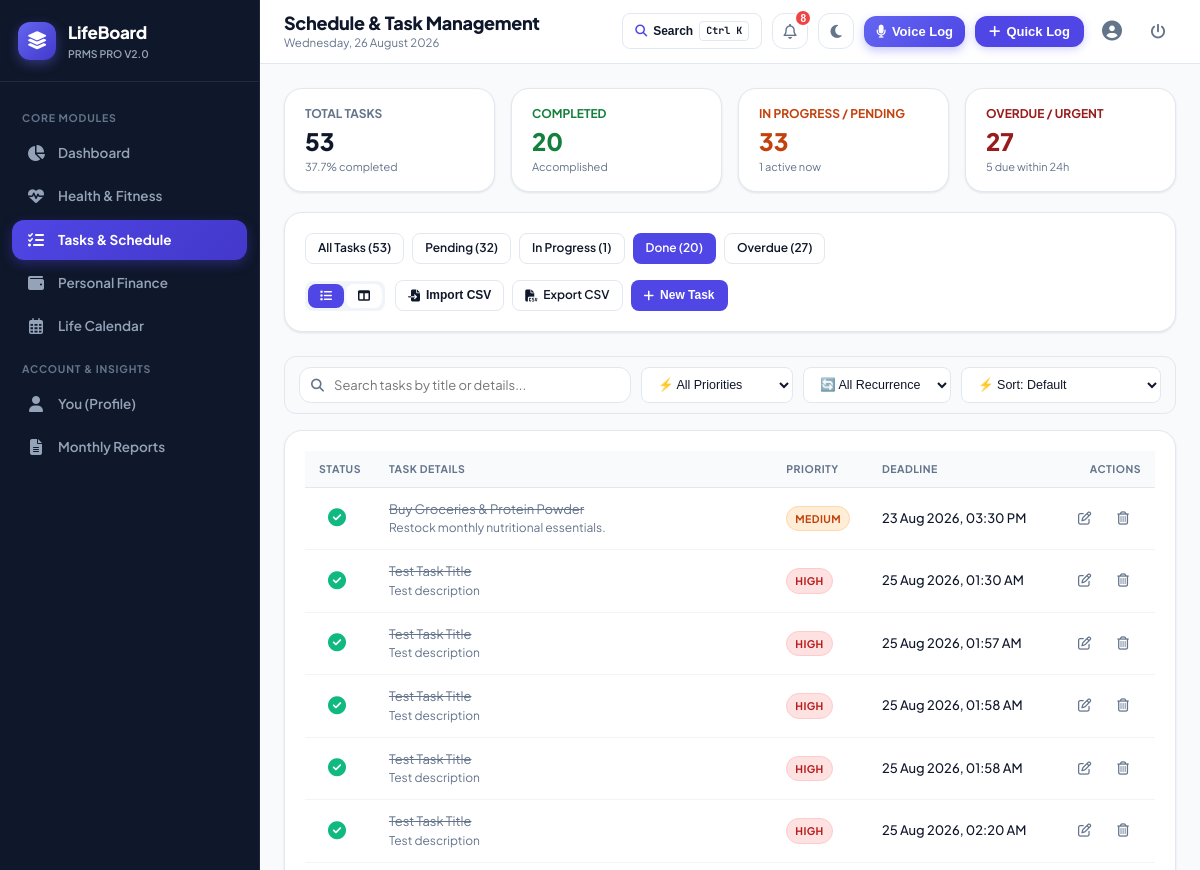
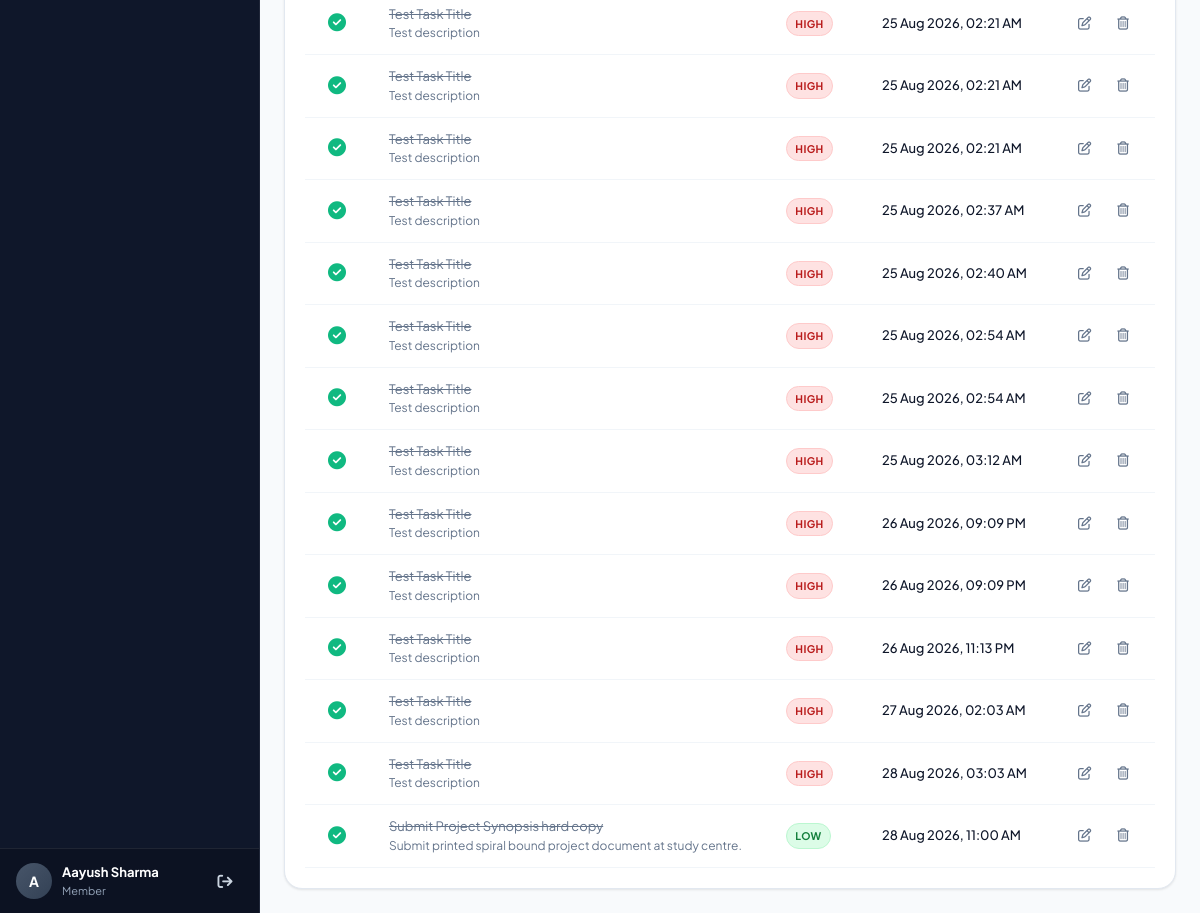
Before: /tasks?status=done&view=list (signed in) with the older database file (2 pictures, top to bottom).
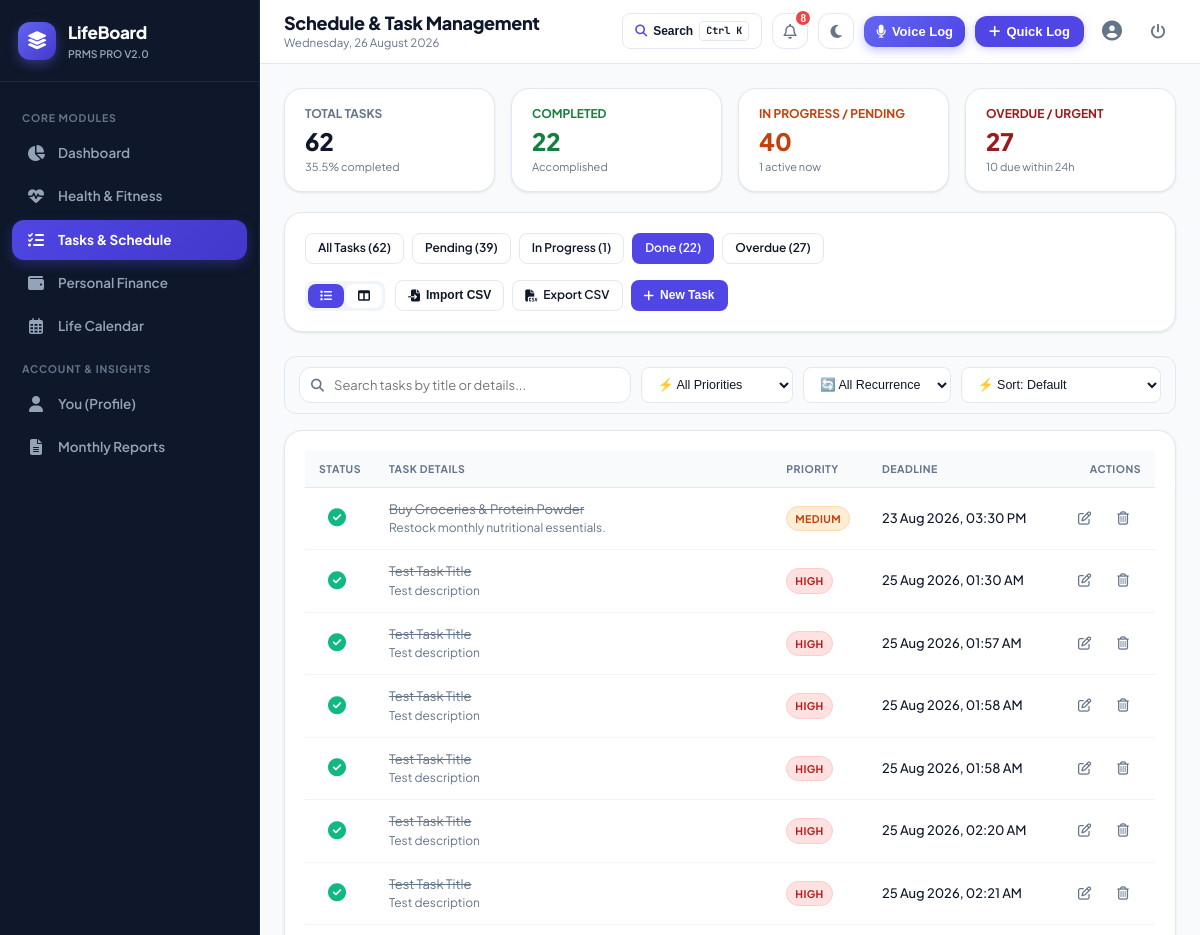
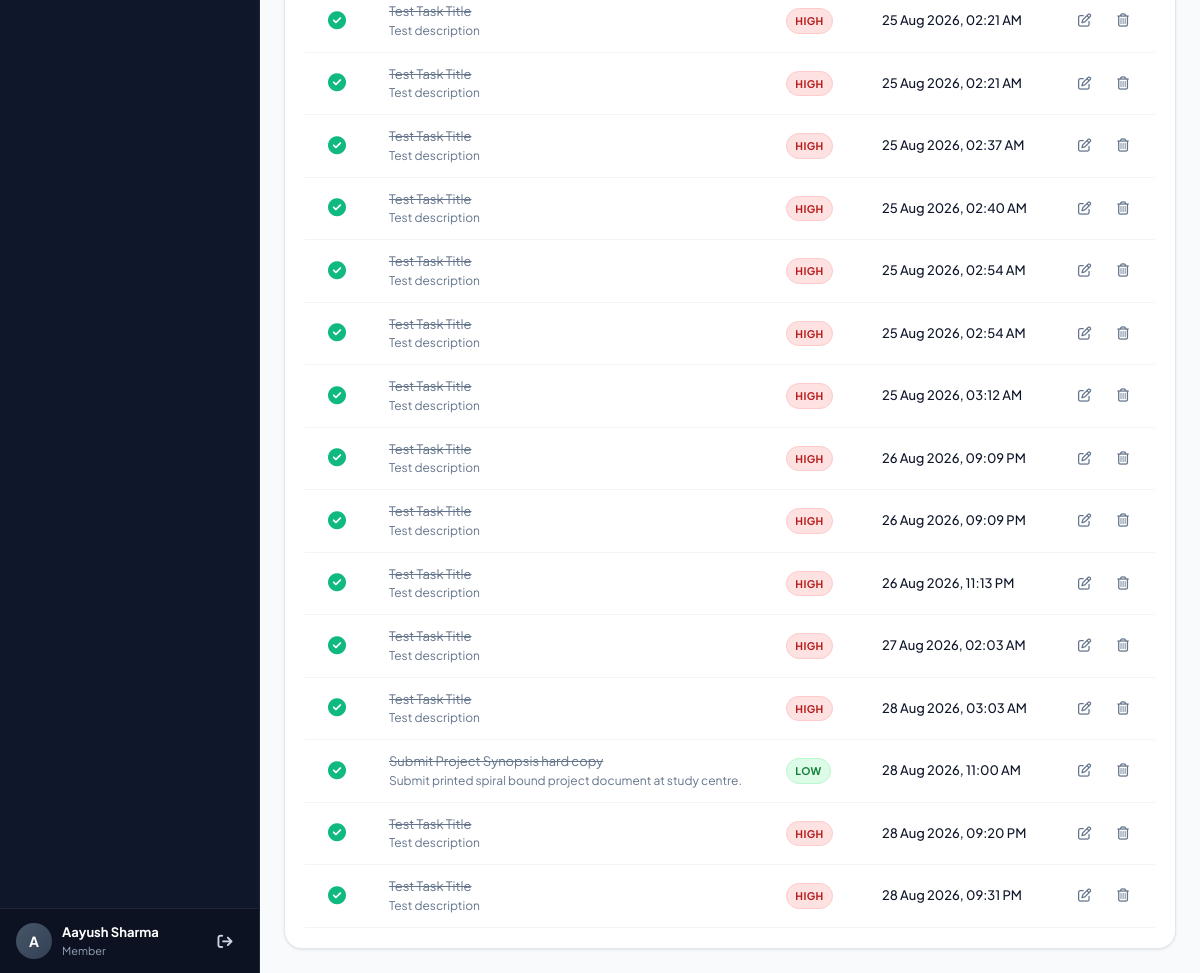
After: the same page with the newer database file (2 pictures, top to bottom).
### tables this page shows
CREATE TABLE tasks (
        task_id INTEGER PRIMARY KEY AUTOINCREMENT,
        user_id INTEGER NOT NULL,
        title VARCHAR(100) NOT NULL,
        description TEXT,
        priority VARCHAR(10) NOT NULL CHECK (priority IN ('high', 'medium', 'low')),
        status VARCHAR(15) DEFAULT 'pending' CHECK (status IN ('pending', 'in_progress', 'done')),
        deadline DATETIME NOT NULL,
        completed_at DATETIME,
        created_at DATETIME DEFAULT CURRENT_TIMESTAMP, recurring VARCHAR(20) DEFAULT 'none',
        FOREIGN KEY (user_id) REFERENCES users(user_id) ON DELETE CASCADE
    );

### app.py (the view)
@app.route('/tasks')
@login_required
def tasks():
    user_id = session['user_id']
    filter_status = request.args.get('status', 'all').lower()
    view_mode = request.args.get('view', 'list') # 'list' or 'board'
    task_list = models.get_user_tasks(user_id, filter_status=filter_status)
    task_summary = models.get_task_summary(user_id)
    pending_tasks = [t for t in task_list if t['status'] == 'pending']
    in_progress_tasks = [t for t in task_list if t['status'] == 'in_progress']
    done_tasks = [t for t in task_list if t['status'] == 'done']
    return render_template('tasks/index.html',
                           tasks=task_list,
                           summary=task_summary,
                           current_filter=filter_status,
                           view_mode=view_mode,
                           pending_tasks=pending_tasks,
                           in_progress_tasks=in_progress_tasks,
                           done_tasks=done_tasks)

### app.py (called while the page is built)
def login_required(f):
    @wraps(f)
    def decorated_function(*args, **kwargs):
        if 'user_id' not in session:
            flash('Please log in to access this page.', 'warning')
            return redirect(url_for('login', next=request.path))
        return f(*args, **kwargs)
    return decorated_function

@app.after_request
def add_security_headers(response):
    response.headers['Cache-Control'] = 'no-cache, no-store, must-revalidate, max-age=0'
    response.headers['Pragma'] = 'no-cache'
    response.headers['Expires'] = '0'
    return response

@app.context_processor
def inject_global_variables():
    current_user = None
    notifications = []
    if 'user_id' in session:
        current_user = models.get_user_by_id(session['user_id'])
        notifications = models.get_user_notifications(session['user_id'])
    return {
        'current_user': current_user,
        'notifications': notifications,
        'unread_notifications_count': len(notifications),
        'today_date': date.today().strftime('%A, %d %B %Y'),
        'current_year': date.today().year,
        'current_month': date.today().month,
        'now': datetime.now()
    }

### templates/tasks/index.html (shortened to what the changed rows need)
{% extends "base.html" %}
{% block page_title %}Schedule & Task Management{% endblock %}
{% block content %}
<div class="grid-4">
  <div class="card" style="padding: 16px 20px;">
    <div style="font-size: 12px; font-weight: 700; color: var(--text-muted); text-transform: uppercase;">Total Tasks</div>
    <div style="font-size: 24px; font-weight: 800; color: var(--text-main);">{{ summary.total }}</div>
    <div style="font-size: 11px; color: var(--text-muted);">{{ summary.completion_rate }}% completed</div>
  </div>
  <div class="card" style="padding: 16px 20px;">
    <div style="font-size: 12px; font-weight: 700; color: #15803d; text-transform: uppercase;">Completed</div>
    <div style="font-size: 24px; font-weight: 800; color: #15803d;">{{ summary.done }}</div>
    <div style="font-size: 11px; color: var(--text-muted);">Accomplished</div>
  </div>
  <div class="card" style="padding: 16px 20px;">
    <div style="font-size: 12px; font-weight: 700; color: #c2410c; text-transform: uppercase;">In Progress / Pending</div>
    <div style="font-size: 24px; font-weight: 800; color: #c2410c;">{{ summary.pending + summary.in_progress }}</div>
    <div style="font-size: 11px; color: var(--text-muted);">{{ summary.in_progress }} active now</div>
  </div>
  <div class="card" style="padding: 16px 20px;">
    <div style="font-size: 12px; font-weight: 700; color: #991b1b; text-transform: uppercase;">Overdue / Urgent</div>
    <div style="font-size: 24px; font-weight: 800; color: #991b1b;">{{ summary.overdue }}</div>
    <div style="font-size: 11px; color: var(--text-muted);">{{ summary.due_soon }} due within 24h</div>
  </div>
</div>
<div class="card" style="margin-bottom: 24px;">
  <div style="display: flex; justify-content: space-between; align-items: center; flex-wrap: wrap; gap: 16px;">
    <div style="display: flex; gap: 8px; flex-wrap: wrap;">
      <a href="{{ url_for('tasks', status='all', view=view_mode) }}" class="btn btn-sm {% if current_filter == 'all' %}btn-primary{% else %}btn-secondary{% endif %}">
        All Tasks ({{ summary.total }})
      </a>
      <a href="{{ url_for('tasks', status='pending', view=view_mode) }}" class="btn btn-sm {% if current_filter == 'pending' %}btn-primary{% else %}btn-secondary{% endif %}">
        Pending ({{ summary.pending }})
      </a>
      <a href="{{ url_for('tasks', status='in_progress', view=view_mode) }}" class="btn btn-sm {% if current_filter == 'in_progress' %}btn-primary{% else %}btn-secondary{% endif %}">
        In Progress ({{ summary.in_progress }})
      </a>
      <a href="{{ url_for('tasks', status='done', view=view_mode) }}" class="btn btn-sm {% if current_filter == 'done' %}btn-primary{% else %}btn-secondary{% endif %}">
        Done ({{ summary.done }})
      </a>
      <a href="{{ url_for('tasks', status='overdue', view=view_mode) }}" class="btn btn-sm {% if current_filter == 'overdue' %}btn-danger{% else %}btn-secondary{% endif %}">
        Overdue ({{ summary.overdue }})
      </a>
    </div>
  </div>
</div>
{% if view_mode == 'board' %}
<div class="kanban-grid">
  <div class="kanban-col">
    <div class="kanban-header">
      <span><i class="fa-regular fa-circle" style="color: #64748b; margin-right: 6px;"></i>Pending</span>
      <span class="badge badge-secondary">{{ pending_tasks | length }}</span>
    </div>
    {% for task in pending_tasks %}
    <div class="kanban-card" data-title="{{ task.title | escape }}" data-priority="{{ task.priority }}" data-recurring="{{ task.recurring or 'none' }}" data-date="{{ task.deadline }}">
      <div style="display: flex; justify-content: space-between; align-items: flex-start; margin-bottom: 6px;">
        <div style="display: flex; gap: 4px; flex-wrap: wrap;">
          <span class="badge badge-priority-{{ task.priority }}">{{ task.priority }}</span>
          {% if task.recurring and task.recurring != 'none' %}
            <span class="badge badge-secondary" style="font-size: 10.5px;" title="Repeats {{ task.recurring|title }}"><i class="fa-solid fa-repeat"></i> {{ task.recurring|title }}</span>
          {% endif %}
        </div>
        {% if task.is_overdue %}
          <span class="badge badge-overdue">OVERDUE</span>
        {% elif task.is_due_soon %}
          <span class="badge badge-due-soon">Due Soon</span>
        {% endif %}
      </div>
      <h4 style="font-size: 14px; margin-bottom: 6px;">{{ task.title }}</h4>
      {% if task.description %}
      <p style="font-size: 12px; color: var(--text-muted); margin-bottom: 10px;">{{ task.description }}</p>
      {% endif %}
      <div style="font-size: 11px; color: var(--text-muted); margin-bottom: 10px;">
        <i class="fa-regular fa-clock"></i> {{ task.deadline_dt.strftime('%d %b, %I:%M %p') }}
      </div>
      <div style="display: flex; gap: 6px; border-top: 1px solid var(--border-light); padding-top: 8px;">
        <form action="{{ url_for('update_task_status_route', task_id=task.task_id) }}" method="POST" style="margin: 0;">
          <input type="hidden" name="status" value="in_progress">
          <button type="submit" class="btn btn-secondary btn-sm" style="font-size: 11px;">Start</button>
        </form>
        <form action="{{ url_for('update_task_status_route', task_id=task.task_id) }}" method="POST" style="margin: 0;">
          <input type="hidden" name="status" value="done">
          <button type="submit" class="btn btn-secondary btn-sm" style="font-size: 11px;"><i class="fa-solid fa-check"></i> Done</button>
        </form>
      </div>
    </div>
    {% endfor %}
  </div>
  <div class="kanban-col">
    <div class="kanban-header">
      <span><i class="fa-solid fa-spinner" style="color: #ea580c; margin-right: 6px;"></i>In Progress</span>
      <span class="badge badge-secondary">{{ in_progress_tasks | length }}</span>
    </div>
    {% for task in in_progress_tasks %}
    <div class="kanban-card" style="border-left: 3px solid #ea580c;" data-title="{{ task.title | escape }}" data-priority="{{ task.priority }}" data-recurring="{{ task.recurring or 'none' }}" data-date="{{ task.deadline }}">
      <div style="display: flex; justify-content: space-between; align-items: flex-start; margin-bottom: 6px;">
        <div style="display: flex; gap: 4px; flex-wrap: wrap;">
          <span class="badge badge-priority-{{ task.priority }}">{{ task.priority }}</span>
          {% if task.recurring and task.recurring != 'none' %}
            <span class="badge badge-secondary" style="font-size: 10.5px;" title="Repeats {{ task.recurring|title }}"><i class="fa-solid fa-repeat"></i> {{ task.recurring|title }}</span>
          {% endif %}
        </div>
        {% if task.is_overdue %}
          <span class="badge badge-overdue">OVERDUE</span>
        {% elif task.is_due_soon %}
          <span class="badge badge-due-soon">Due Soon</span>
        {% endif %}
      </div>
      <h4 style="font-size: 14px; margin-bottom: 6px;">{{ task.title }}</h4>
      {% if task.description %}
      <p style="font-size: 12px; color: var(--text-muted); margin-bottom: 10px;">{{ task.description }}</p>
      {% endif %}
      <div style="font-size: 11px; color: var(--text-muted); margin-bottom: 10px;">
        <i class="fa-regular fa-clock"></i> {{ task.deadline_dt.strftime('%d %b, %I:%M %p') }}
      </div>
      <div style="display: flex; gap: 6px; border-top: 1px solid var(--border-light); padding-top: 8px;">
        <form action="{{ url_for('update_task_status_route', task_id=task.task_id) }}" method="POST" style="margin: 0;">
          <input type="hidden" name="status" value="done">
          <button type="submit" class="btn btn-primary btn-sm" style="font-size: 11px;"><i class="fa-solid fa-check"></i> Complete</button>
        </form>
      </div>
    </div>
    {% endfor %}
  </div>
  <div class="kanban-col">
    <div class="kanban-header">
      <span><i class="fa-solid fa-circle-check" style="color: var(--success); margin-right: 6px;"></i>Completed</span>
      <span class="badge badge-secondary">{{ done_tasks | length }}</span>
    </div>
    {% for task in done_tasks %}
    <div class="kanban-card" style="opacity: 0.75;" data-title="{{ task.title | escape }}" data-priority="{{ task.priority }}" data-recurring="{{ task.recurring or 'none' }}" data-date="{{ task.deadline }}">
      <div style="display: flex; justify-content: space-between; align-items: flex-start; margin-bottom: 6px;">
        <h4 style="font-size: 14px; text-decoration: line-through; margin-bottom: 6px;">{{ task.title }}</h4>
        {% if task.recurring and task.recurring != 'none' %}
          <span class="badge badge-secondary" style="font-size: 10px;" title="Repeats {{ task.recurring|title }}"><i class="fa-solid fa-repeat"></i> {{ task.recurring|title }}</span>
        {% endif %}
      </div>
      <div style="font-size: 11px; color: var(--text-muted);">
        Completed on {{ task.completed_at or 'Recently' }}
      </div>
    </div>
    {% endfor %}
  </div>
</div>
{% else %}
<div class="card">
  {% if tasks %}
  <div class="table-responsive desktop-only-table">
    <table class="table-custom">
      <thead>
        <tr>
          <th style="width: 40px;">Status</th>
          <th>Task Details</th>
          <th>Priority</th>
          <th>Deadline</th>
          <th style="text-align: right;">Actions</th>
        </tr>
      </thead>
      <tbody id="taskTableBody">
        {% for t in tasks %}
        <tr class="{% if t.status == 'done' %}task-item status-done{% endif %}" data-title="{{ t.title | escape }}" data-priority="{{ t.priority }}" data-recurring="{{ t.recurring or 'none' }}" data-date="{{ t.deadline }}">
          <td>
            <form action="{{ url_for('update_task_status_route', task_id=t.task_id) }}" method="POST" style="margin: 0;">
              {% if t.status == 'done' %}
                <button type="submit" class="btn-icon" title="Mark as Pending" style="color: var(--success);">
                  <i class="fa-solid fa-circle-check" style="font-size: 18px;"></i>
                </button>
              {% else %}
                <input type="hidden" name="status" value="done">
                <button type="submit" class="btn-icon" title="Mark as Done" onclick="triggerConfetti()">
                  <i class="fa-regular fa-circle" style="font-size: 18px;"></i>
                </button>
              {% endif %}
            </form>
          </td>
          <td>
            <div class="task-title" style="{% if t.status == 'done' %}text-decoration: line-through; color: var(--text-muted);{% endif %}">
              {{ t.title }}
            </div>
            {% if t.description %}
            <div style="font-size: 12px; color: var(--text-muted);">{{ t.description }}</div>
            {% endif %}
          </td>
          <td>
            <div style="display: flex; gap: 4px; flex-wrap: wrap;">
              <span class="badge badge-priority-{{ t.priority }}">{{ t.priority }}</span>
            </div>
          </td>
          <td>
            <div style="font-size: 13px; font-weight: 500; white-space: nowrap;">
              {{ t.deadline_dt.strftime('%d %b %Y, %I:%M %p') }}
            </div>
          </td>
          <td style="text-align: right; white-space: nowrap;">
            <button type="button" class="btn-icon" title="Edit Task" onclick="openEditTaskModal({{ t.task_id }}, '{{ t.title | escape }}', '{{ (t.description or '') | escape }}', '{{ t.priority }}', '{{ t.deadline }}', '{{ t.recurring }}')">
              <i class="fa-regular fa-pen-to-square"></i>
            </button>
            <form action="{{ url_for('delete_task_route', task_id=t.task_id) }}" method="POST" style="display: inline;" data-confirm="Are you sure you want to delete this task?">
              <button type="submit" class="btn-icon danger" title="Delete Task">
                <i class="fa-regular fa-trash-can"></i>
              </button>
            </form>
          </td>
        </tr>
        {% endfor %}
      </tbody>
    </table>
  </div>
  {% endif %}
</div>
{% endif %}
{% endblock %}

Changed rows visible on the page:
added tasks: status "done" (drawn), title "Test Task Title", description "Test description", priority "HIGH", deadline_dt "28 Aug 2026, 09:20 PM"
added tasks: status "done" (drawn), title "Test Task Title", description "Test description", priority "HIGH", deadline_dt "28 Aug 2026, 09:31 PM"
Other visible differences:
{{ summary.total }}: "53" → "62"
{{ summary.completion_rate }}: "37.7" → "35.5"
{{ summary.done }}: "20" → "22"
{{ summary.pending + summary.in_progress }}: "33" → "40"
{{ summary.due_soon }}: "5" → "10"
{{ summary.pending }}: "32" → "39"
